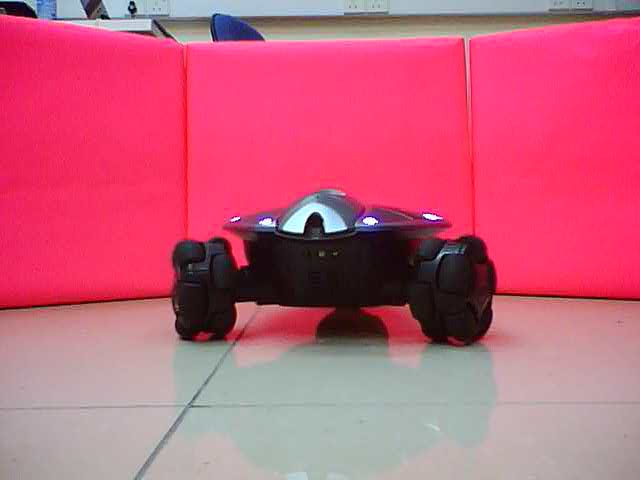
#> input picture pink.jpeg, 640 x 480 px
$ python detect_obstacle.py
#> lines starting #> are read from the running program, lines starting #| are printed output that depends on the picture; after the words box and inside, x2 and y2 are one past the last pixel; in counts of white or black regions, pixels touching at a corner belong together


def preprocess_image(frame):
#> called with frame = 'pink.jpeg'
    import cv2
    import numpy as np
    frame = cv2.imread(frame)
#> frame is the input picture: shape (480, 640, 3); mean B, G, R 122.7, 95.2, 196.6

    pink = np.uint8([[[147,20,255]]])
    hsv_pink = cv2.cvtColor(pink,cv2.COLOR_BGR2HSV)

    hsv = cv2.cvtColor(frame, cv2.COLOR_BGR2HSV)
#> hsv: shape (480, 640, 3); mean H, S, V 134.8, 126.5, 200.1

    lower_bound = np.array([hsv_pink[0][0][0]-20,147,147])
    upper_bound = np.array([hsv_pink[0][0][0]+20,255,255])

    mask = cv2.inRange(hsv, lower_bound, upper_bound)
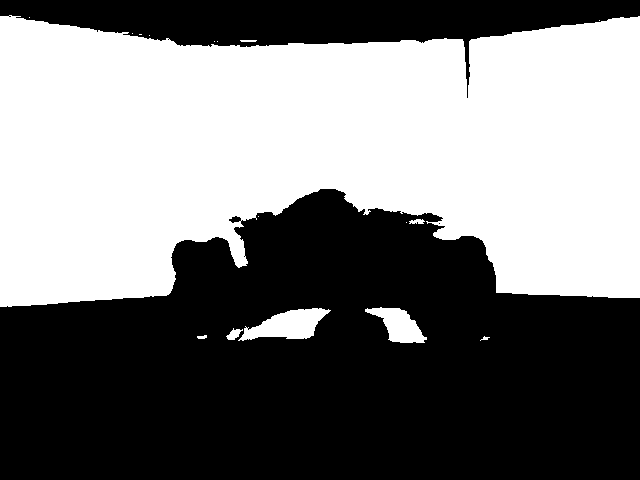
#> mask: shape (480, 640); 47.8% white; 17 white regions (9 under 20 px), largest, box (x1, y1, x2, y2) and area: (0, 15, 640, 307) 143709, (238, 308, 331, 341) 1702, (365, 307, 427, 343) 1172

    cv2.imwrite('res.jpeg', mask)

preprocess_image('pink.jpeg')
